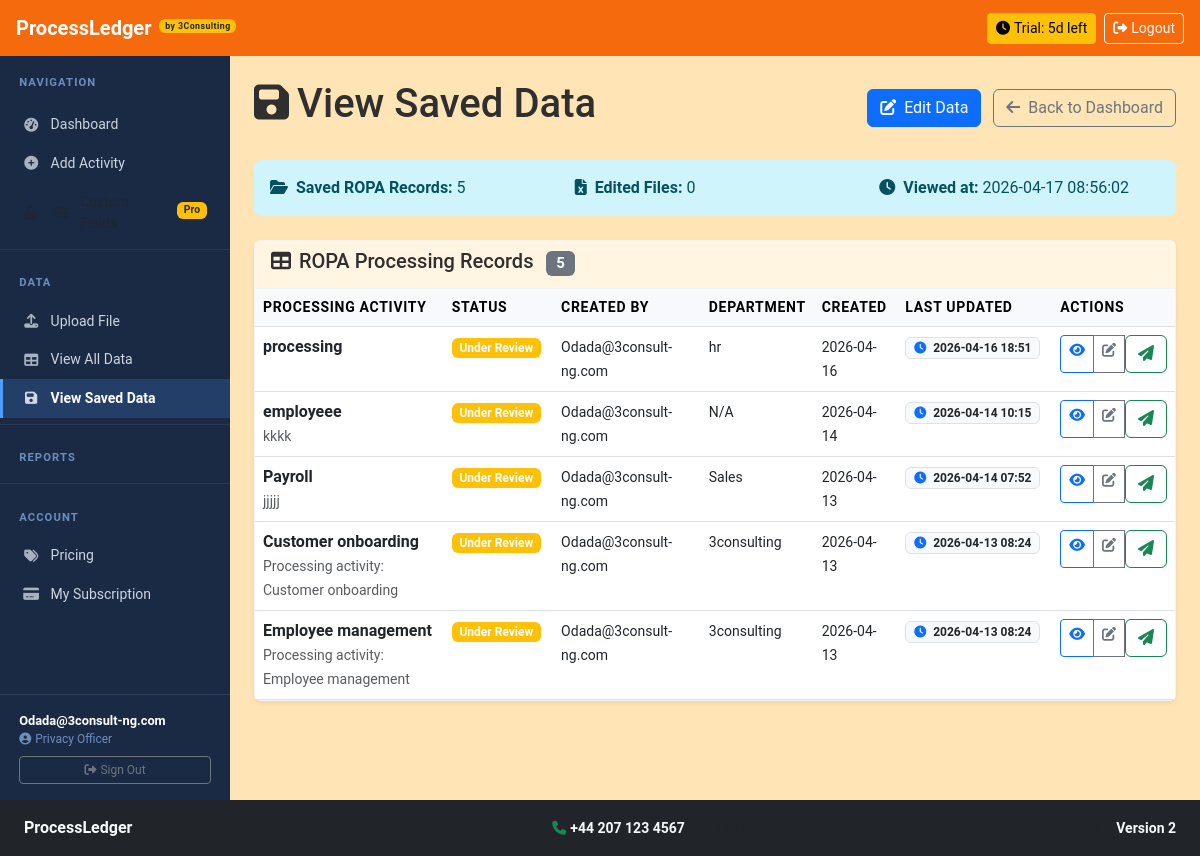
/view-saved-ropa (signed in), run on the app's committed database.
### models.py (models this page shows)
class User(UserMixin, db.Model):
    __tablename__ = 'users'
    id = db.Column(Integer, primary_key=True)
    email = db.Column(String(120), unique=True, nullable=False)
    password_hash = db.Column(String(256), nullable=False)
    role = db.Column(String(50), nullable=False, default='Privacy Champion')
    department = db.Column(String(100))
    created_at = db.Column(DateTime, default=datetime.utcnow)
    last_login = db.Column(DateTime)
    reset_token = db.Column(String(256), nullable=True)
    reset_token_expires = db.Column(DateTime, nullable=True)
    country = db.Column(String(100), nullable=True)
    subscription_tier = db.Column(String(50), nullable=False, default='trial')
    trial_start_date = db.Column(DateTime, default=datetime.utcnow)
    subscription_start_date = db.Column(DateTime, nullable=True)
    subscription_end_date = db.Column(DateTime, nullable=True)
    upgrade_email_sent = db.Column(Boolean, default=False)
    ropa_records = db.relationship('ROPARecord', foreign_keys='ROPARecord.created_by', backref='creator', lazy=True)

class ROPARecord(db.Model):
    __tablename__ = 'ropa_records'
    __table_args__ = {'extend_existing': True}
    id = db.Column(Integer, primary_key=True)
    processing_activity_name = db.Column(String(200), nullable=False)
    category = db.Column(String(100))
    description = db.Column(Text)
    department_function = db.Column(String(100))
    controller_name = db.Column(String(200))
    controller_contact = db.Column(String(200))
    controller_address = db.Column(Text)
    controller_country = db.Column(String(200))
    dpo_name = db.Column(String(200))
    dpo_contact = db.Column(String(200))
    dpo_address = db.Column(Text)
    processor_name = db.Column(String(200))
    processor_contact = db.Column(String(200))
    processor_address = db.Column(Text)
    representative_name = db.Column(String(200))
    representative_contact = db.Column(String(200))
    representative_address = db.Column(Text)
    processing_purpose = db.Column(Text)
    legal_basis = db.Column(String(200))
    legitimate_interests = db.Column(Text)
    data_categories = db.Column(Text)
    special_categories = db.Column(Text)
    data_subjects = db.Column(Text)
    recipients = db.Column(Text)
    third_country_transfers = db.Column(Text)
    safeguards = db.Column(Text)
    retention_period = db.Column(String(100))
    deletion_procedures = db.Column(Text)
    security_measures = db.Column(Text)
    breach_likelihood = db.Column(String(50))
    breach_impact = db.Column(String(50))
    risk_level = db.Column(String(50))
    dpia_required = db.Column(Boolean, default=False)
    dpia_outcome = db.Column(Text)
    entity_type = db.Column(String(50), default='Controller')
    status = db.Column(String(50), default='Draft')
    created_by = db.Column(Integer, db.ForeignKey('users.id'), nullable=False)
    created_at = db.Column(DateTime, default=datetime.utcnow)
    updated_at = db.Column(DateTime, default=datetime.utcnow, onupdate=datetime.utcnow)
    reviewed_by = db.Column(Integer, db.ForeignKey('users.id'))
    reviewed_at = db.Column(DateTime)
    review_comments = db.Column(Text)

### app.py (the view)
@app.route('/view-saved-ropa')
@login_required
def view_saved_ropa():
    if current_user.role != 'Privacy Officer':
        abort(403)
    try:
        saved_records = models.ROPARecord.query.filter_by(
            created_by=current_user.id
        ).order_by(models.ROPARecord.updated_at.desc()).all()
        edited_files = models.ExcelFileData.query.filter(
            models.ExcelFileData.uploaded_by == current_user.id,
            models.ExcelFileData.last_edited_at.isnot(None)
        ).order_by(models.ExcelFileData.last_edited_at.desc()).all()
        log_audit_event('View Saved ROPA', current_user.email, 'Viewed saved ROPA records')
        return render_template('view_saved_ropa.html',
                               saved_records=saved_records,
                               edited_files=edited_files,
                               total_saved=len(saved_records),
                               current_time=datetime.now().strftime('%Y-%m-%d %H:%M:%S'))
    except Exception as e:
        flash(f'Error loading saved ROPA records: {str(e)}', 'error')
        return redirect(url_for('privacy_officer_dashboard'))

### templates/view_saved_ropa.html (shortened to what this page needs)
{% extends "base.html" %}
{% block content %}
<div class="d-flex justify-content-between align-items-center mb-4">
    <h1><i class="fas fa-save me-2"></i>View Saved Data</h1>
    <div>
        <a href="{{ url_for('edit_all_ropa_excel') }}" class="btn btn-primary me-2">
            <i class="fas fa-edit me-2"></i>Edit Data
        </a>
        <a href="{{ url_for('privacy_officer_dashboard') }}" class="btn btn-outline-secondary">
            <i class="fas fa-arrow-left me-2"></i>Back to Dashboard
        </a>
    </div>
</div>
<div class="alert alert-info mb-4">
    <div class="row">
        <div class="col-md-4">
            <strong><i class="fas fa-folder-open me-2"></i>Saved ROPA Records:</strong> {{ total_saved }}
        </div>
        <div class="col-md-4">
            <strong><i class="fas fa-file-excel me-2"></i>Edited Files:</strong> {{ edited_files|length }}
        </div>
        <div class="col-md-4">
            <strong><i class="fas fa-clock me-2"></i>Viewed at:</strong> {{ current_time }}
        </div>
    </div>
</div>
{% if saved_records %}
<div class="card">
    <div class="card-header">
        <h5 class="mb-0">
            <i class="fas fa-table me-2"></i>ROPA Processing Records
            <span class="badge bg-secondary ms-2">{{ saved_records|length }}</span>
        </h5>
    </div>
    <div class="card-body p-0">
        <table class="table table-hover mb-0">
            <thead class="table-light">
                <tr>
                    <th>Processing Activity</th>
                    <th>Status</th>
                    <th>Created By</th>
                    <th>Department</th>
                    <th>Created</th>
                    <th>Last Updated</th>
                    <th>Actions</th>
                </tr>
            </thead>
            <tbody>
                {% for record in saved_records %}
                <tr>
                    <td>
                        <strong>{{ record.processing_activity_name }}</strong>
                        {% if record.description %}
                        <br><small class="text-muted">{{ record.description[:60] }}{% if record.description|length > 60 %}...{% endif %}</small>
                        {% endif %}
                    </td>
                    <td>
                        {% set sc = 'secondary' %}
                        {% if record.status == 'Under Review' %}{% set sc = 'warning' %}
                        {% elif record.status == 'Approved' %}{% set sc = 'success' %}
                        {% elif record.status == 'Draft' %}{% set sc = 'info' %}
                        {% elif record.status == 'Rejected' %}{% set sc = 'danger' %}
                        {% endif %}
                        <span class="badge bg-{{ sc }}">{{ record.status or 'Unknown' }}</span>
                    </td>
                    <td><small>{{ record.creator.email if record.creator else 'System' }}</small></td>
                    <td><small>{{ record.department_function or 'N/A' }}</small></td>
                    <td>
                        <small>{{ record.created_at.strftime('%Y-%m-%d') if record.created_at else 'N/A' }}</small>
                    </td>
                    <td>
                        <span class="badge bg-light text-dark border">
                            <i class="fas fa-clock me-1 text-primary"></i>
                            {{ record.updated_at.strftime('%Y-%m-%d %H:%M') if record.updated_at else 'N/A' }}
                        </span>
                    </td>
                    <td>
                        <div class="btn-group btn-group-sm">
                            <a href="{{ url_for('view_activity', record_id=record.id) }}" class="btn btn-outline-primary" title="View">
                                <i class="fas fa-eye"></i>
                            </a>
                            <a href="{{ url_for('edit_activity', record_id=record.id) }}" class="btn btn-outline-secondary" title="Edit">
                                <i class="fas fa-edit"></i>
                            </a>
                            <form method="POST" action="{{ url_for('update_status', record_id=record.id, status='Under Review') }}" style="display:inline;">
                                <button type="submit" class="btn btn-outline-success" title="Submit for Review" onclick="return confirm('Submit for review?')">
                                    <i class="fas fa-paper-plane"></i>
                                </button>
                            </form>
                        </div>
                    </td>
                </tr>
                {% endfor %}
            </tbody>
        </table>
    </div>
</div>
{% endif %}
{% endblock %}

### templates/base.html (shortened to what this page needs)
<!DOCTYPE html>
<html lang="en" data-bs-theme="light">
<head>
    <link href="https://cdn.jsdelivr.net/npm/bootstrap@5.3.0/dist/css/bootstrap.min.css" rel="stylesheet">
    <link href="https://cdnjs.cloudflare.com/ajax/libs/font-awesome/6.4.0/css/all.min.css" rel="stylesheet">
    <link href="{{ url_for('static', filename='css/custom.css') }}" rel="stylesheet">
</head>
<body>
    <nav class="navbar navbar-dark bg-primary px-3 {% if current_user.is_authenticated %}navbar-auth{% endif %}">
        <a class="navbar-brand fw-bold d-flex align-items-center gap-2" href="{{ url_for('index') }}">
            ProcessLedger
            <span class="badge bg-warning text-dark" style="font-size:0.55rem;letter-spacing:0.05em;">by 3Consulting</span>
        </a>
        {% if current_user.is_authenticated %}
        <div class="ms-auto d-flex align-items-center gap-2">
            {% if sub_tier == 'trial' and sub_trial_days is not none %}
            <a href="{{ url_for('pricing') }}" class="btn btn-sm btn-warning">
                <i class="fas fa-clock me-1"></i>Trial: {{ sub_trial_days }}d left
            </a>
            {% elif sub_tier == 'expired' %}
            <a href="{{ url_for('pricing') }}" class="btn btn-sm btn-danger">
                <i class="fas fa-exclamation-circle me-1"></i>Trial Expired – Upgrade
            </a>
            {% elif sub_tier %}
            <span class="badge bg-{{ sub_config.get('color', 'secondary') }} fs-6 px-3 py-2">
                <i class="fas fa-star me-1"></i>{{ sub_config.get('name', sub_tier|title) }}
            </span>
            {% endif %}
            <a href="{{ url_for('logout') }}" class="btn btn-sm btn-outline-light">
                <i class="fas fa-sign-out-alt me-1"></i>Logout
            </a>
        </div>
        {% endif %}
    </nav>
    {% if current_user.is_authenticated %}
    <div class="app-shell">
        <nav id="sidebar">
            <div class="sidebar-brand">Navigation</div>
            <div class="nav flex-column mt-1">
                <a class="nav-link {% if request.endpoint in ['index','privacy_officer_dashboard','privacy_champion_dashboard'] %}active{% endif %}"
                   href="{{ url_for('index') }}">
                    <i class="fas fa-tachometer-alt"></i> Dashboard
                </a>
                <a class="nav-link {% if request.endpoint == 'add_activity' %}active{% endif %}"
                   href="{{ url_for('add_activity') }}">
                    <i class="fas fa-plus-circle"></i> Add Activity
                </a>
                {% if sub_tier and sub_tier != 'trial' %}
                <a class="nav-link {% if request.endpoint == 'custom_tabs' %}active{% endif %}"
                   href="{{ url_for('custom_tabs') }}">
                    <i class="fas fa-sliders-h"></i> Custom Fields
                </a>
                {% else %}
                <a class="nav-link text-muted" href="{{ url_for('subscription') }}" title="Upgrade to unlock Custom Fields">
                    <i class="fas fa-lock me-1"></i><i class="fas fa-sliders-h"></i> Custom Fields
                    <span class="badge bg-warning text-dark ms-1" style="font-size:0.65rem;">Pro</span>
                </a>
                {% endif %}
                {% if current_user.role == 'Privacy Officer' %}
                <div class="sidebar-divider"></div>
                <div class="sidebar-brand">Data</div>
                <a class="nav-link {% if request.endpoint == 'upload_file' %}active{% endif %}"
                   href="{{ url_for('upload_file') }}">
                    <i class="fas fa-upload"></i> Upload File
                </a>
                <a class="nav-link {% if request.endpoint == 'view_all_ropa_excel' %}active{% endif %}"
                   href="{{ url_for('view_all_ropa_excel') }}">
                    <i class="fas fa-table"></i> View All Data
                </a>
                <a class="nav-link {% if request.endpoint == 'view_saved_ropa' %}active{% endif %}"
                   href="{{ url_for('view_saved_ropa') }}">
                    <i class="fas fa-save"></i> View Saved Data
                </a>
                {% endif %}
                <div class="sidebar-divider"></div>
                <div class="sidebar-brand">Reports</div>
                <div class="sidebar-divider"></div>
                <div class="sidebar-brand">Account</div>
                <a class="nav-link {% if request.endpoint == 'pricing' %}active{% endif %}"
                   href="{{ url_for('pricing') }}">
                    <i class="fas fa-tags"></i> Pricing
                </a>
                {% if current_user.role == 'Privacy Officer' %}
                <a class="nav-link {% if request.endpoint == 'subscription' %}active{% endif %}"
                   href="{{ url_for('subscription') }}">
                    <i class="fas fa-credit-card"></i> My Subscription
                </a>
                {% endif %}
            </div>
            <div class="sidebar-user">
                <div class="user-email">{{ current_user.email }}</div>
                <div class="user-role"><i class="fas fa-user-circle me-1"></i>{{ current_user.role }}</div>
                <div class="mt-2">
                    <a href="{{ url_for('logout') }}" class="btn btn-sm btn-outline-secondary w-100" style="font-size:0.75rem;">
                        <i class="fas fa-sign-out-alt me-1"></i>Sign Out
                    </a>
                </div>
            </div>
        </nav>
        <main class="main-content p-4">
    {% else %}
    <main class="container my-4">
    {% endif %}
        {% block content %}{% endblock %}
    {% if current_user.is_authenticated %}
        </main>
    </div>
    {% else %}
    </main>
    {% endif %}
    <footer class="bg-dark text-light py-3 mt-auto">
        <div class="container-fluid px-4">
            <div class="row align-items-center">
                <div class="col-md-5">
                    <span class="fw-bold">ProcessLedger</span>
                    <span class="text-muted ms-2 small">by 3Consulting — ROPA Compliance Platform</span>
                </div>
                <div class="col-md-3 text-center">
                    <a href="tel:+442071234567" class="text-light text-decoration-none small">
                        <i class="fas fa-phone me-1 text-success"></i><strong>+44 207 123 4567</strong>
                    </a>
                    <span class="text-muted ms-2 small">Support</span>
                </div>
                <div class="col-md-4 text-md-end">
                    <small class="text-muted">Secure Compliance Management &nbsp;·&nbsp; <strong class="text-light">Version 2</strong></small>
                </div>
            </div>
        </div>
    </footer>
</body>
</html>

### data on the page
User: email "Odada@3consult-ng.com", role "Privacy Officer"
ROPARecord: processing_activity_name "processing", status "Under Review", creator "Odada@3consult-ng.com", department_function "hr", created_at "2026-04-16", updated_at "2026-04-16 18:51"
ROPARecord: processing_activity_name "employeee", description "kkkk", status "Under Review", creator "Odada@3consult-ng.com", department_function "N/A", created_at "2026-04-14", updated_at "2026-04-14 10:15"
ROPARecord: processing_activity_name "Payroll", description "jjjjj", status "Under Review", creator "Odada@3consult-ng.com", department_function "Sales", created_at "2026-04-13", updated_at "2026-04-14 07:52"
ROPARecord: processing_activity_name "Customer onboarding", description "Processing activity: Customer onboarding", status "Under Review", creator "Odada@3consult-ng.com", department_function "3consulting", created_at "2026-04-13", updated_at "2026-04-13 08:24"
ROPARecord: processing_activity_name "Employee management", description "Processing activity: Employee management", status "Under Review", creator "Odada@3consult-ng.com", department_function "3consulting", created_at "2026-04-13", updated_at "2026-04-13 08:24"

### other printed values
{{ sub_trial_days }} "5"
{{ total_saved }} "5"
{{ edited_files|length }} "0"
{{ saved_records|length }} "5"
